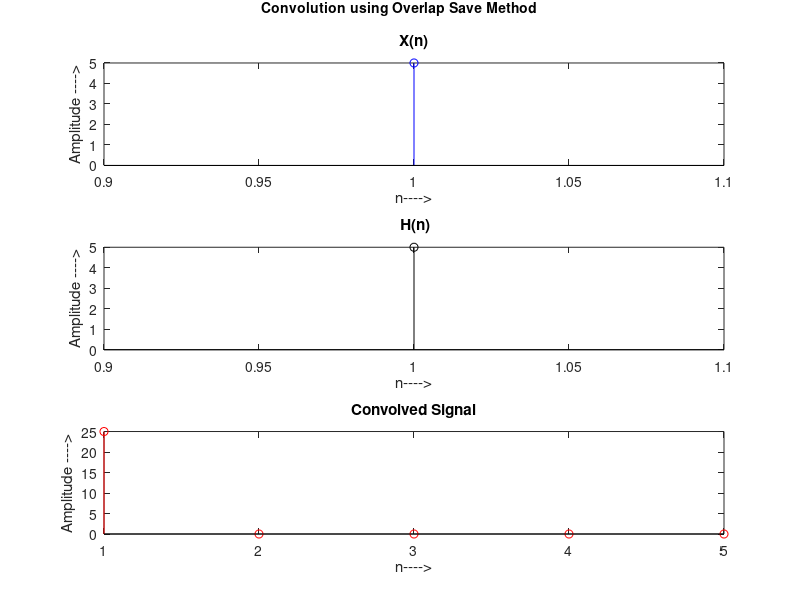

Reproduce this figure in MATLAB.

%
%
clc;
clear all;
x=input('Enter 1st sequence X(n)= ');
h=input('Enter 2nd sequence H(n)= ');
L=input('Enter length of each block L = ');

% Code to plot X(n)
subplot (3,1,1);
stem(x);
stem(x,'blue');
xlabel ('n---->');
ylabel ('Amplitude ---->');
title('X(n)');

%Code to plot H(n)
subplot (3,1,2);
stem(h);
stem(h,'black');
xlabel ('n---->');
ylabel ('Amplitude ---->');
title(' H(n)');

% Code to perform Convolution using Overlap Save Method
M=length(h);
lx=length(x);
r=rem(lx,L);
x1=[x zeros(1,L-r)];
nr=(length(x1))/L;
h1=[h zeros(1,L-1)];
for k=1:nr
    Ma(k,:)=x1(((k-1)*L+1):k*L)
    if k==1
        Ma1(k,:)=[zeros(1,M-1) Ma(k,:)];
    else 
        Ma1(k,:)=[Ma(k-1,(L-M+2):L) Ma(k,:)];        
    end
     Ma2(k,:)=ifft(fft(Ma1(k,:)).*fft(h1));
end
Ma3=Ma2(:,M:(L+M-1));
y1=Ma3';
y=y1(:)'

% Representation of the Convoled Signal
subplot (3,1,3);
stem(y,'red');
xlabel ('n---->');
ylabel ('Amplitude ---->');
title ('Convolved Signal');

% Add title to the Overall Plot
ha = axes ('Position',[0 0 1 1],'Xlim',[0 1],'Ylim',[0 1],'Box','off','Visible','off','Units','normalized', 'clipping' , 'off');
text (0.5, 1,'\bf Convolution using Overlap Save Method ','HorizontalAlignment','center','VerticalAlignment', 'top')